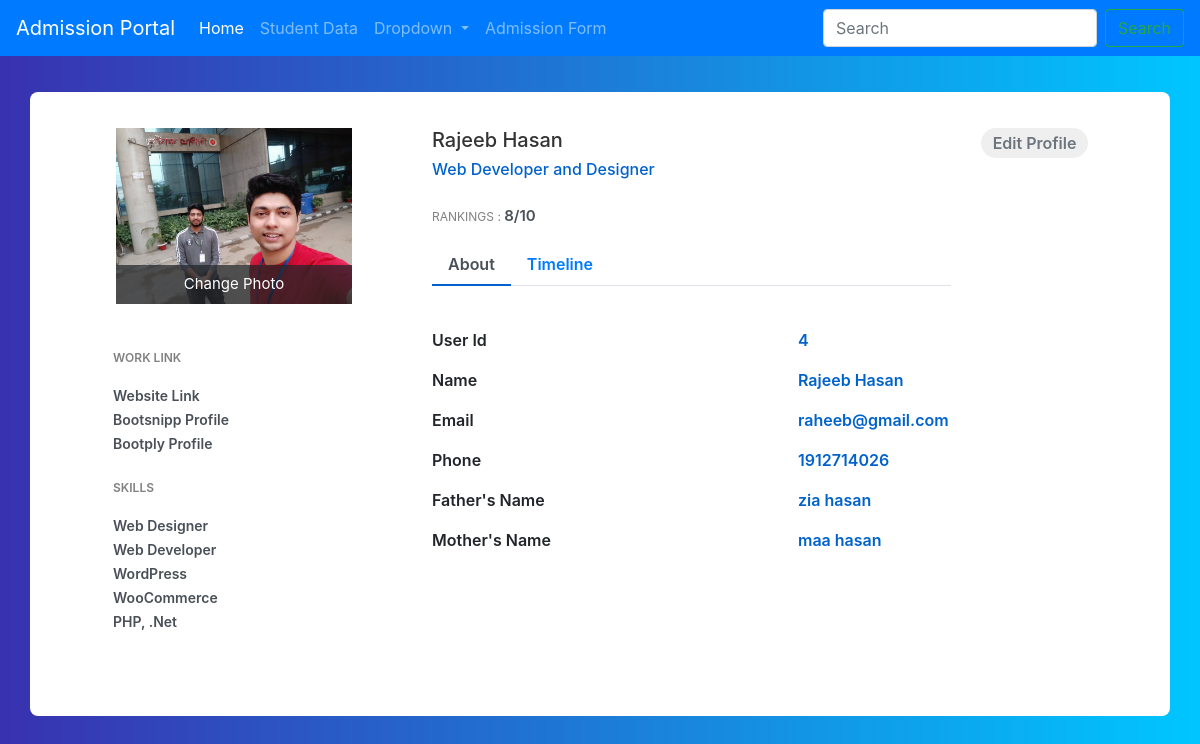
Page /student_details/4/ on the committed database.
### CRUD_App/models.py (models this page shows, shortened)
class Student_Admission(models.Model):
    name = models.CharField(max_length=200)
    father_name = models.CharField(max_length=200)
    mother_name = models.CharField(max_length=200)
    number = models.IntegerField(max_length=11)
    email = models.EmailField(max_length=200)
    student_image = models.ImageField(upload_to="Student_Admission")
    created_at = models.DateTimeField(auto_now_add=True)
    updated_at = models.DateTimeField(auto_now=True)
    def image_url(self):
        if self.student_image:
            return self.student_image.url
        else:
            return ""

### CRUD_App/views.py (the view)
# urls.py: path('student_details/<int:id>/', Student_details ,name='student_details'),
def Student_details(request, id):
    data = Student_Admission.objects.get(id = id)
    context = {'data' : data}
    return render(request, 'student_details.html', context)

### templates/student_details.html (shortened to what this page needs)
{%extends 'main.html'%}
{%block mainbody%}
<link href="//maxcdn.bootstrapcdn.com/bootstrap/4.1.1/css/bootstrap.min.css" rel="stylesheet" id="bootstrap-css">
<div class="container emp-profile">
            <form method="post">
                <div class="row">
                    <div class="col-md-4">
                        <div class="profile-img">
                            <img src="{{data.image_url}}" alt=""/>
                            <div class="file btn btn-lg btn-primary">
                                Change Photo
                            </div>
                        </div>
                    </div>
                    <div class="col-md-6">
                        <div class="profile-head">
                                    <h5>
                                        {{data.name}}
                                    </h5>
                                    <h6>
                                        Web Developer and Designer
                                    </h6>
                                    <p class="proile-rating">RANKINGS : <span>8/10</span></p>
                            <ul class="nav nav-tabs" id="myTab" role="tablist">
                                <li class="nav-item">
                                    <a class="nav-link active" id="home-tab" data-toggle="tab" href="#home" role="tab" aria-controls="home" aria-selected="true">About</a>
                                </li>
                                <li class="nav-item">
                                    <a class="nav-link" id="profile-tab" data-toggle="tab" href="#profile" role="tab" aria-controls="profile" aria-selected="false">Timeline</a>
                                </li>
                            </ul>
                        </div>
                    </div>
                    <div class="col-md-2">
                        <input type="submit" class="profile-edit-btn" name="btnAddMore" value="Edit Profile"/>
                    </div>
                </div>
                <div class="row">
                    <div class="col-md-4">
                        <div class="profile-work">
                            <p>WORK LINK</p>
                            <a href="">Website Link</a><br/>
                            <a href="">Bootsnipp Profile</a><br/>
                            <a href="">Bootply Profile</a>
                            <p>SKILLS</p>
                            <a href="">Web Designer</a><br/>
                            <a href="">Web Developer</a><br/>
                            <a href="">WordPress</a><br/>
                            <a href="">WooCommerce</a><br/>
                            <a href="">PHP, .Net</a><br/>
                        </div>
                    </div>
                    <div class="col-md-8">
                        <div class="tab-content profile-tab" id="myTabContent">
                            <div class="tab-pane fade show active" id="home" role="tabpanel" aria-labelledby="home-tab">
                                        <div class="row">
                                            <div class="col-md-6">
                                                <label>User Id</label>
                                            </div>
                                            <div class="col-md-6">
                                                <p>{{data.id}}</p>
                                            </div>
                                        </div>
                                        <div class="row">
                                            <div class="col-md-6">
                                                <label>Name</label>
                                            </div>
                                            <div class="col-md-6">
                                                <p>{{data.name}}</p>
                                            </div>
                                        </div>
                                        <div class="row">
                                            <div class="col-md-6">
                                                <label>Email</label>
                                            </div>
                                            <div class="col-md-6">
                                                <p>{{data.email}}</p>
                                            </div>
                                        </div>
                                        <div class="row">
                                            <div class="col-md-6">
                                                <label>Phone</label>
                                            </div>
                                            <div class="col-md-6">
                                                <p>{{data.number}}</p>
                                            </div>
                                        </div>
                                        <div class="row">
                                            <div class="col-md-6">
                                                <label>Father's Name</label>
                                            </div>
                                            <div class="col-md-6">
                                                <p>{{data.father_name}}</p>
                                            </div>
                                        </div>
                                <div class="row">
                                            <div class="col-md-6">
                                                <label>Mother's Name</label>
                                            </div>
                                            <div class="col-md-6">
                                                <p>{{data.mother_name}}</p>
                                            </div>
                                        </div>
                            </div>
                        </div>
                    </div>
                </div>
            </form>
        </div>
{%endblock%}

### templates/student_details.html (style rules this page uses)
body { background: -webkit-linear-gradient(left, #3931af, #00c6ff); }
.emp-profile { padding: 3%; margin-top: 3%; margin-bottom: 3%; border-radius: 0.5rem; background: #fff; }
.profile-img { text-align: center; }
.profile-img img { width: 70%; height: 100%; }
.profile-img .file { position: relative; overflow: hidden; margin-top: -20%; width: 70%; border: none; border-radius: 0; font-size: 15px; background: #212529b8; }
.profile-head h5 { color: #333; }
.profile-head h6 { color: #0062cc; }
.profile-edit-btn { border: none; border-radius: 1.5rem; width: 70%; padding: 2%; font-weight: 600; color: #6c757d; cursor: pointer; }
.proile-rating { font-size: 12px; color: #818182; margin-top: 5%; }
.proile-rating span { color: #495057; font-size: 15px; font-weight: 600; }
.profile-head .nav-tabs { margin-bottom:5%; }
.profile-head .nav-tabs .nav-link { font-weight:600; border: none; }
.profile-head .nav-tabs .nav-link.active { border: none; border-bottom:2px solid #0062cc; }
.profile-work { padding: 14%; margin-top: -15%; }
.profile-work p { font-size: 12px; color: #818182; font-weight: 600; margin-top: 10%; }
.profile-work a { text-decoration: none; color: #495057; font-weight: 600; font-size: 14px; }
.profile-tab label { font-weight: 600; }
.profile-tab p { font-weight: 600; color: #0062cc; }

### rows in the picture
Student_Admission: image_url (picture), name "Rajeeb Hasan", id "4", email "raheeb@gmail.com", number "1912714026", father_name "zia hasan", mother_name "maa hasan"
